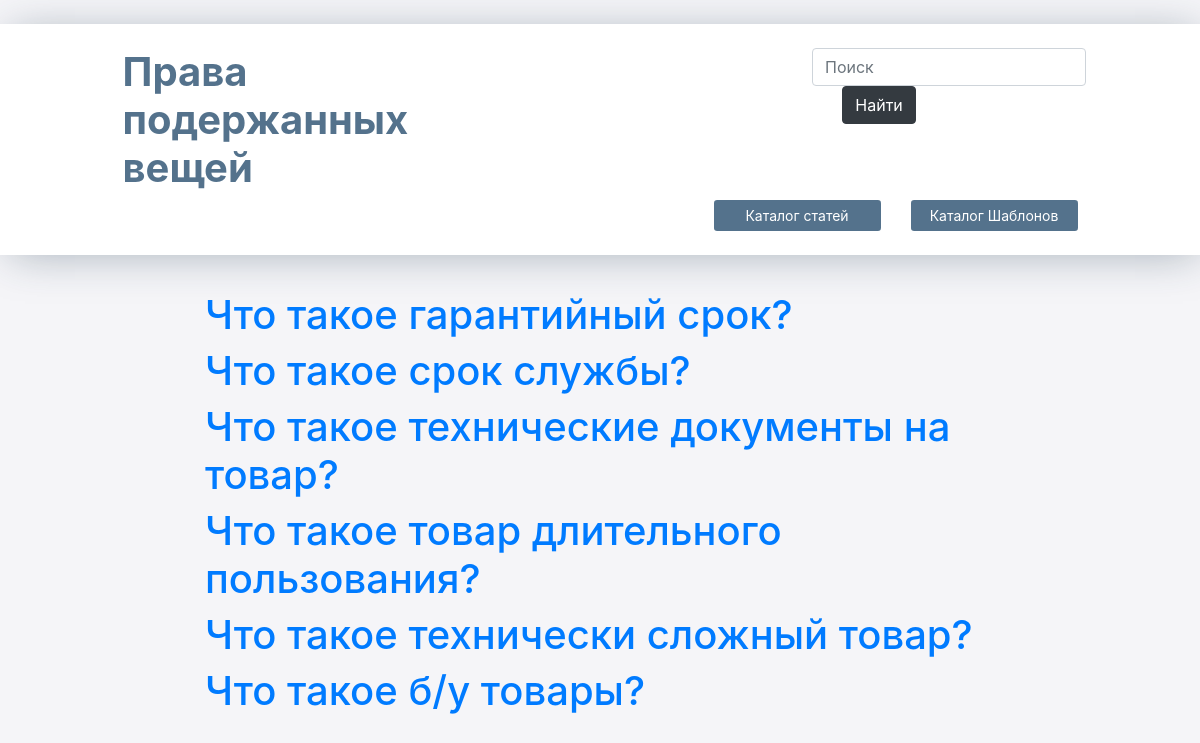
Before: /tag_search/ with the older database file.
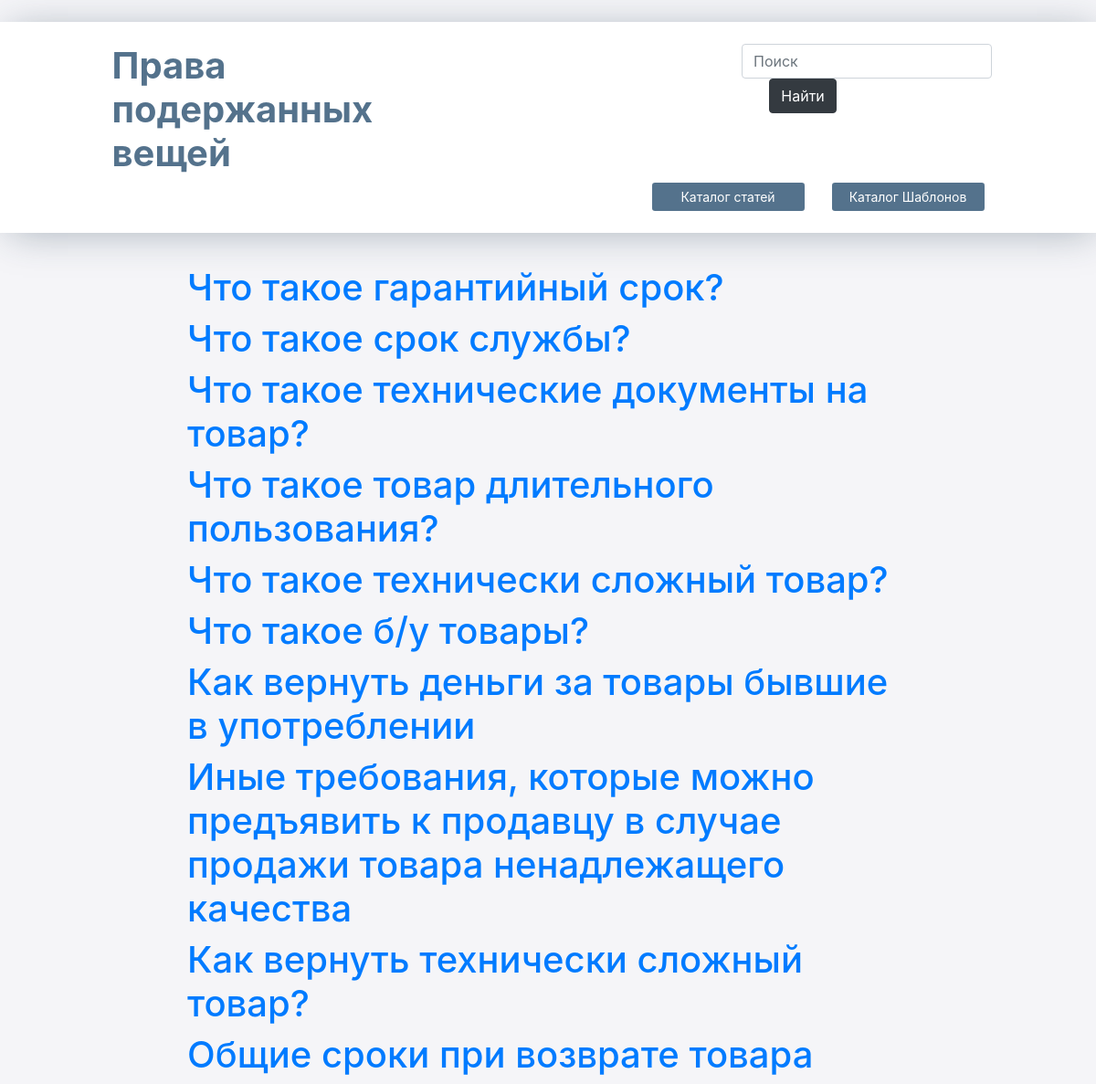
After: the same page with the newer database file.
### second_help/models.py (models this page shows, shortened)
class Articles(models.Model):
    name = models.CharField(max_length=125, default="default_name")
    web_url = models.CharField(max_length=1024, verbose_name="Внешняя ссылка", null=True, blank=True)
    document = models.FileField(storage=fs_for_article, verbose_name="Файл документа", null=True, blank=True)
    tags = models.ManyToManyField('Tag')

### second_help/views.py (the view)
# urls.py: path('tag_search/', views.tag_search, name='tag_search'),
def tag_search(request):
    articles = Articles.objects.all()
    if request.method == 'GET':
        form = TagSearchForm(request.GET)
        if form.is_valid():
            tags = form.cleaned_data['tags']
            articles = Articles.objects.filter(tags__in=tags).distinct()
            return render(request, 'all_articles.html', {'articles': articles, 'form': form})
    else:
        form = TagSearchForm()
    return render(request, 'all_articles.html', {'articles': articles, 'form': form})

### second_help/forms.py
class TagSearchForm(forms.Form):
    tags = forms.ModelMultipleChoiceField(queryset=Tag.objects.all(), widget=forms.CheckboxSelectMultiple)

### second_help/models.py (called while the page is built)
    def __str__(self):
        return self.name

### templates/all_articles.html (shortened to what this page needs)
<!DOCTYPE html>
<html lang="ru">
<html>
<head>
    <link rel="stylesheet" href="https://cdn.jsdelivr.net/npm/bootstrap@4.3.1/dist/css/bootstrap.min.css"
>
    {% load static %}
    <link rel="stylesheet" type="text/css" href="{% static 'css/style.css' %}">
    <link rel="stylesheet" href="style.css">
</head>
<body style="background-color: #f5f5f8;">
<div class="menu">
    <div class="row">
        <div class="col-lg-4 offset-lg-1">
            <a href="/">
                <h1 class="text-style">
                        <strong>Права подержанных вещей</strong>
                </h1>
            </a>
        </div>
        <div class="col-lg-4 offset-lg-3">
                <form class="form-inline">
                    <div class="form-group lg-7">
                        <input type="text" class="form-control" name="search" placeholder="Поиск">
                    </div>
                    <div class="form-group lg-4 offset-lg-1">
                        <button type="submit button" class="btn btn-dark">Найти</button>
                    </div>
                </form>
            </div>
        </div>
    <div class="row">
            <div class="col-lg-2 offset-lg-7">
                <button type="button" class="btn  btn-lg btn-block btn-style-2 btn-sm" onclick="">Каталог статей</button>
            </div>
            <div class="col-lg-2 ">
                <button type="button" class="btn btn-style-2 btn-lg btn-block btn-sm" onclick="window.location.href = '/all_docs/'">Каталог Шаблонов</button>
            </div>
    </div>
</div>
<div class="row">
    <div class="col-lg-8 offset-lg-2">
        {% for article in articles %}
            <h1><a href="/articles/{{article.document}}">{{ article.name }}</a></h1>
        {% empty %}
            <p>Статей не найдено</p>
        {% endfor %}
    </div>
</div>
</body>
</html>

Changed rows visible on the page:
added Articles: name "Как вернуть деньги за товары бывшие в употреблении"
added Articles: name "Иные требования, которые можно предъявить к продавцу в случае продажи товара ненадлежащего качества"
added Articles: name "Как вернуть технически сложный товар?"
added Articles: name "Общие сроки при возврате товара"
